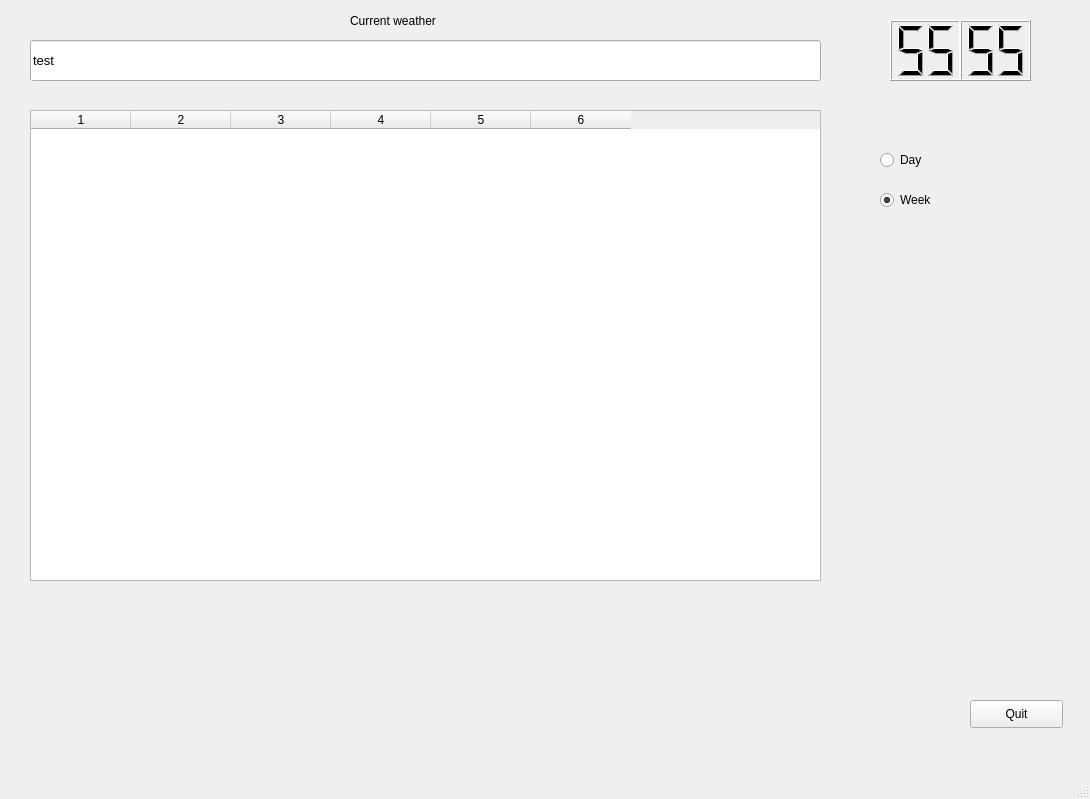
<?xml version="1.0" encoding="UTF-8"?>
<ui version="4.0">
 <class>MainWindow</class>
 <widget class="QMainWindow" name="MainWindow">
  <property name="geometry">
   <rect>
    <x>0</x>
    <y>0</y>
    <width>1090</width>
    <height>799</height>
   </rect>
  </property>
  <property name="windowTitle">
   <string>Weather Monitor v1.0</string>
  </property>
  <widget class="QWidget" name="centralwidget">
   <widget class="QPushButton" name="quit_button">
    <property name="geometry">
     <rect>
      <x>970</x>
      <y>700</y>
      <width>93</width>
      <height>28</height>
     </rect>
    </property>
    <property name="text">
     <string>Quit</string>
    </property>
   </widget>
   <widget class="QLCDNumber" name="time_hours">
    <property name="geometry">
     <rect>
      <x>890</x>
      <y>20</y>
      <width>71</width>
      <height>61</height>
     </rect>
    </property>
    <property name="digitCount">
     <number>2</number>
    </property>
    <property name="mode">
     <enum>QLCDNumber::Dec</enum>
    </property>
    <property name="intValue" stdset="0">
     <number>55</number>
    </property>
   </widget>
   <widget class="QLCDNumber" name="time_minutes">
    <property name="geometry">
     <rect>
      <x>960</x>
      <y>20</y>
      <width>71</width>
      <height>61</height>
     </rect>
    </property>
    <property name="digitCount">
     <number>2</number>
    </property>
    <property name="mode">
     <enum>QLCDNumber::Dec</enum>
    </property>
    <property name="intValue" stdset="0">
     <number>55</number>
    </property>
   </widget>
   <widget class="QLineEdit" name="lineEdit">
    <property name="geometry">
     <rect>
      <x>30</x>
      <y>40</y>
      <width>791</width>
      <height>41</height>
     </rect>
    </property>
    <property name="font">
     <font>
      <pointsize>10</pointsize>
     </font>
    </property>
    <property name="text">
     <string>test</string>
    </property>
   </widget>
   <widget class="QLabel" name="label">
    <property name="geometry">
     <rect>
      <x>350</x>
      <y>10</y>
      <width>101</width>
      <height>21</height>
     </rect>
    </property>
    <property name="text">
     <string>Current weather</string>
    </property>
   </widget>
   <widget class="QRadioButton" name="day_radiobutton">
    <property name="geometry">
     <rect>
      <x>880</x>
      <y>150</y>
      <width>95</width>
      <height>20</height>
     </rect>
    </property>
    <property name="text">
     <string>Day</string>
    </property>
    <property name="checked">
     <bool>false</bool>
    </property>
   </widget>
   <widget class="QRadioButton" name="week_radiobutton">
    <property name="geometry">
     <rect>
      <x>880</x>
      <y>190</y>
      <width>95</width>
      <height>20</height>
     </rect>
    </property>
    <property name="text">
     <string>Week</string>
    </property>
    <property name="checked">
     <bool>true</bool>
    </property>
   </widget>
   <widget class="QTableWidget" name="tableWidget">
    <property name="geometry">
     <rect>
      <x>30</x>
      <y>110</y>
      <width>791</width>
      <height>471</height>
     </rect>
    </property>
    <property name="alternatingRowColors">
     <bool>true</bool>
    </property>
    <property name="selectionBehavior">
     <enum>QAbstractItemView::SelectRows</enum>
    </property>
    <property name="gridStyle">
     <enum>Qt::DashLine</enum>
    </property>
    <property name="columnCount">
     <number>6</number>
    </property>
    <attribute name="horizontalHeaderVisible">
     <bool>true</bool>
    </attribute>
    <attribute name="horizontalHeaderCascadingSectionResizes">
     <bool>true</bool>
    </attribute>
    <attribute name="horizontalHeaderHighlightSections">
     <bool>true</bool>
    </attribute>
    <column/>
    <column/>
    <column/>
    <column/>
    <column/>
    <column/>
   </widget>
  </widget>
  <widget class="QMenuBar" name="menubar">
   <property name="geometry">
    <rect>
     <x>0</x>
     <y>0</y>
     <width>1090</width>
     <height>26</height>
    </rect>
   </property>
  </widget>
  <widget class="QStatusBar" name="statusbar"/>
 </widget>
 <resources/>
 <connections/>
</ui>
